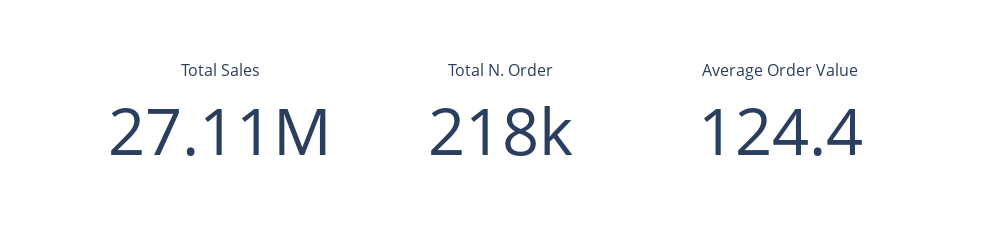

This figure's notebook cell:
### Markdown cell above
# Analysis

## Sales

Here are some indicators from the raw dataset.
As a reminder: the average order value is equal to $\Large\frac{total  sales}{total N. Order}$

### Code cell
income = df['Total price (unit price x product quantity)'].sum()
n_order = len(df['Order Id'].unique())
avg_order_value = income/n_order

fig = go.FigureWidget()

font_size = 65

fig.add_trace(go.Indicator(
    mode = "number",
    value = income,
    number_font_size = font_size,
    title = {"text": "Total Sales"},
    domain = {'x': [0, 1/3], 'y': [0, 1]},))

fig.add_trace(go.Indicator(
    mode = "number",
    value = n_order,
    number_font_size = font_size,
    title = {"text": "Total N. Order"},
    domain = {'x': [1/3, 2/3], 'y': [0, 1]}))

fig.add_trace(go.Indicator(
    mode = "number",
    value = avg_order_value,
    number_font_size = font_size,
    title = {"text": "Average Order Value"},
    domain = {'x': [2/3, 1], 'y': [0, 1]}))

fig.update_layout(
    autosize=False,
    width=1000,
    height=150,
)

fig.show()

### Figure 1 — Plotly figure (JSON) as saved in the notebook; plotly's stock layout.template omitted (floating-point values rounded to 4 significant figures)
{"data": [{"domain": {"x": [0, 0.3333], "y": [0, 1]}, "mode": "number", "number": {"font": {"size": 65}}, "title": {"text": "Total Sales"}, "type": "indicator", "uid": "212e32ad-62c5-4246-91ee-eed6cf5b2919", "value": 27110000.0}, {"domain": {"x": [0.3333, 0.6667], "y": [0, 1]}, "mode": "number", "number": {"font": {"size": 65}}, "title": {"text": "Total N. Order"}, "type": "indicator", "uid": "4d7d1d5e-eeca-4982-8998-b45e45f8676c", "value": 217988}, {"domain": {"x": [0.6667, 1], "y": [0, 1]}, "mode": "number", "number": {"font": {"size": 65}}, "title": {"text": "Average Order Value"}, "type": "indicator", "uid": "cbed566d-e6cb-47a2-b1fa-876fa03ee5c9", "value": 124.4}], "layout": {"autosize": false, "height": 150, "width": 1000}}
